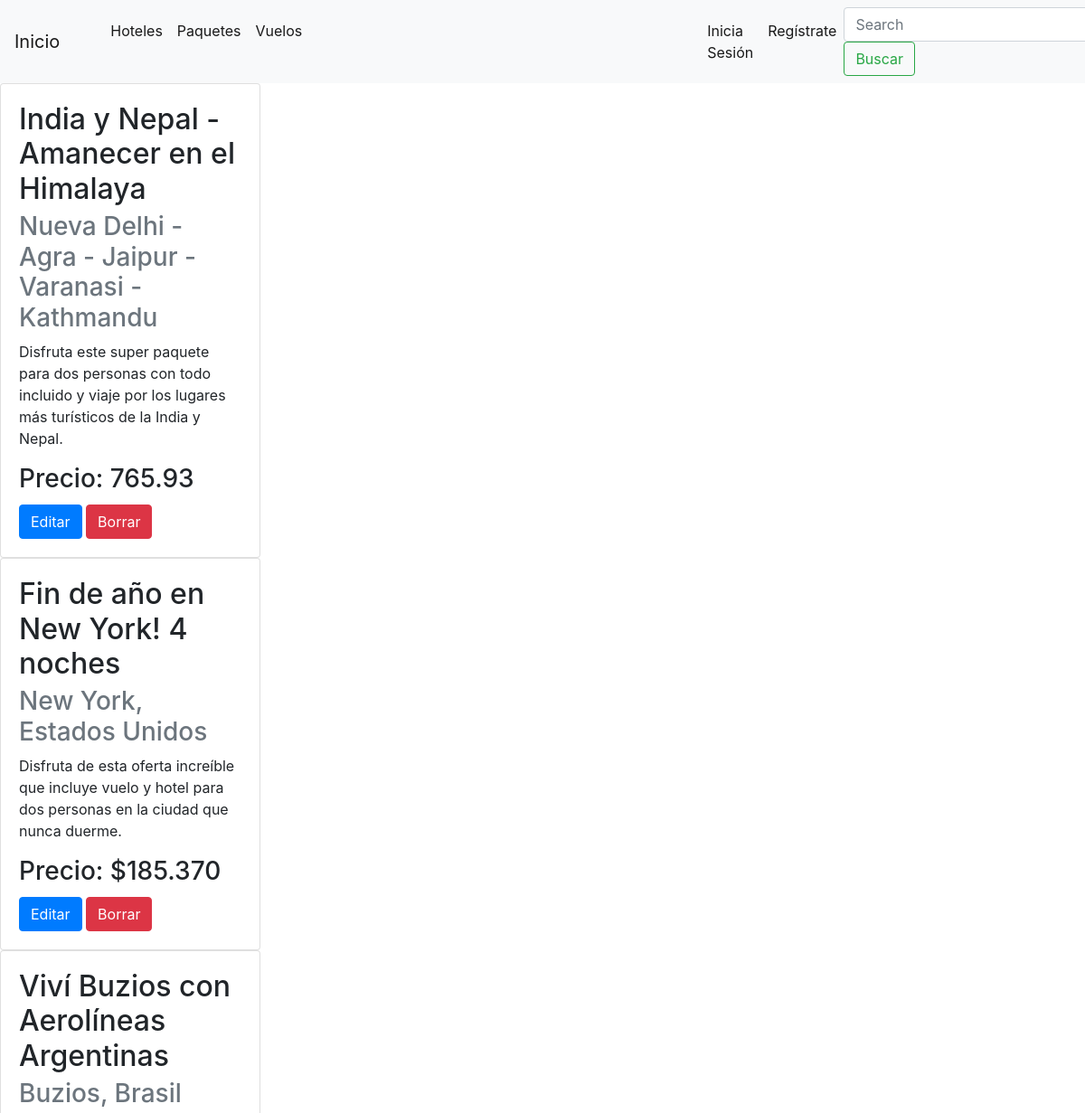
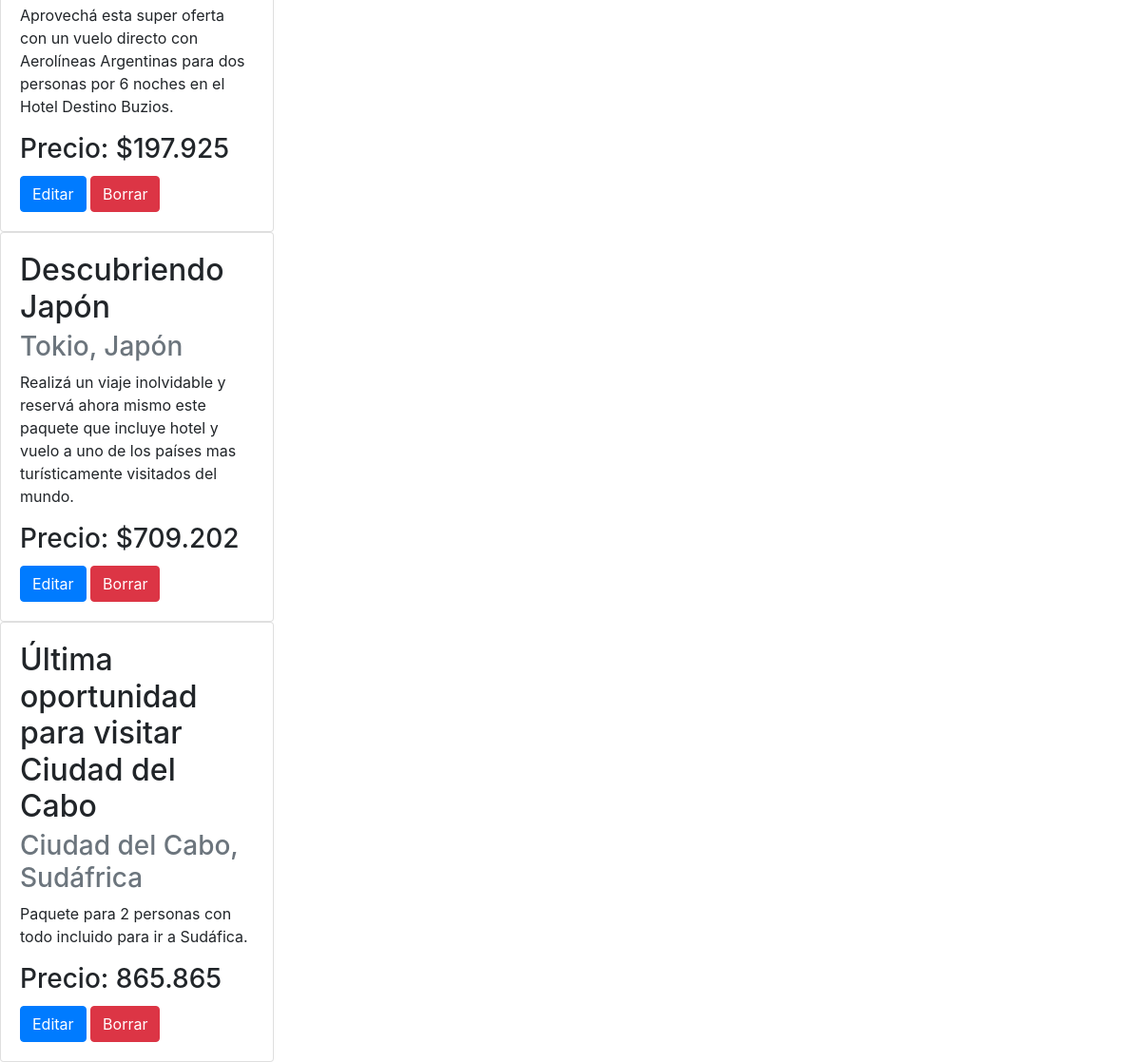
Screenshot of /info/viajes-paquetes/ with the database file from the repository (2 pictures, top to bottom).
### viajes/models.py (models this page shows, shortened)
class Paquete(models.Model):
    name = models.CharField(max_length=200)
    location = models.TextField()
    description = models.TextField()
    price= models.FloatField()

### viajes/views.py (the view)
# urls.py: path("viajes-paquetes/",verPaquetes),
def verPaquetes(request):
    paquetes = Paquete.objects.all()
    return render(request,"paquete.html",context={"paquetes" : paquetes})

### template/paquete.html (shortened to what this page needs)
{%  extends "template/base.html" %}
{% block contenidoquecambia %}
<!DOCTYPE html>
<html lang="en">
<head>
</head>
<body>
    {% for paquete in paquetes %}
    <div class="card" style="width: 18rem;">
        <div class="card-body">
        <h2 class="card-title">{{paquete.name}}</h2>
        <h3 class="card-subtitle mb-2 text-muted">{{paquete.location}}</h3>
        <p class="card-text">{{paquete.description}}</p>
        <h3 class="card-title">Precio: {{paquete.price}}</h3>
        <a href="/info/update-paquete/{{ paquete.id }}/" class="btn btn-primary">Editar</a>
        <a href="/info/delete-paquete/{{ paquete.id }}/" class="btn btn-danger">Borrar</a>
        </div>
    </div>
    {% endfor %}
</body>
</html>
{% endblock  %}

### rows the page displays
Paquete: name "India y Nepal - Amanecer en el Himalaya", location "Nueva Delhi - Agra - Jaipur - Varanasi - Kathmandu", description "Disfruta este super paquete para dos personas con todo incluido y viaje por los lugares más turísticos de la India y Nepal.", price "765.93"
Paquete: name "Fin de año en New York! 4 noches", location "New York, Estados Unidos", description "Disfruta de esta oferta increíble que incluye vuelo y hotel para dos personas en la ciudad que nunca duerme.", price "$185.370"
Paquete: name "Viví Buzios con Aerolíneas Argentinas", location "Buzios, Brasil", description "Aprovechá esta super oferta con un vuelo directo con Aerolíneas Argentinas para dos personas por 6 noches en el Hotel Destino Buzios.", price "$197.925"
Paquete: name "Descubriendo Japón", location "Tokio, Japón", description "Realizá un viaje inolvidable y reservá ahora mismo este paquete que incluye hotel y vuelo a uno de los países mas turísticamente visitados del mundo.", price "$709.202"
Paquete: name "Última oportunidad para visitar Ciudad del Cabo", location "Ciudad del Cabo, Sudáfrica", description "Paquete para 2 personas con todo incluido para ir a Sudáfica.", price "865.865"
